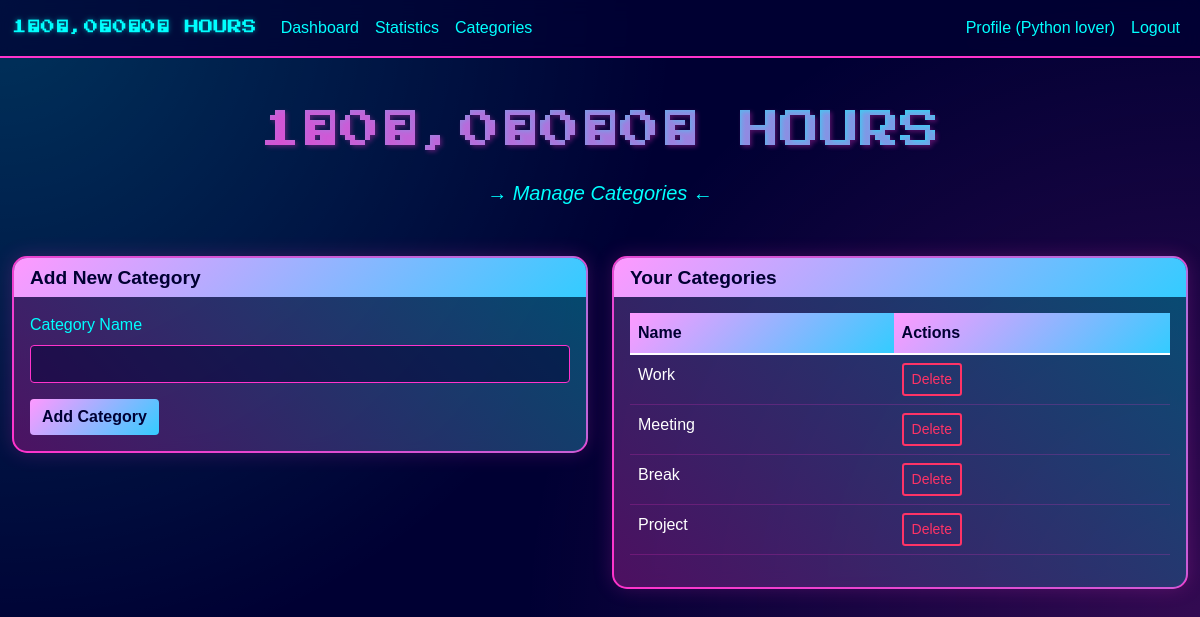
/categories (signed in), run on the app's committed database.
### app.py (models this page shows, shortened)
class User(UserMixin, db.Model):
    id = db.Column(db.Integer, primary_key=True)
    username = db.Column(db.String(80), unique=True, nullable=False)
    email = db.Column(db.String(120), unique=True, nullable=False)
    password_hash = db.Column(db.String(128), nullable=False)
    date_joined = db.Column(db.DateTime, default=datetime.utcnow)
    categories = db.relationship('Category', backref='user', lazy=True)
    entries = db.relationship('TimeEntry', backref='user', lazy=True)

class Category(db.Model):
    id = db.Column(db.Integer, primary_key=True)
    name = db.Column(db.String(50), nullable=False)
    user_id = db.Column(db.Integer, db.ForeignKey('user.id'), nullable=False)
    entries = db.relationship('TimeEntry', backref='category', lazy=True)

### app.py (the view)
@app.route('/categories', methods=['GET', 'POST'])
@login_required
def manage_categories():
    if request.method == 'POST':
        name = request.form.get('name')
        if name:
            category = Category(name=name, user_id=current_user.id)
            db.session.add(category)
            db.session.commit()
    categories = Category.query.filter_by(user_id=current_user.id).all()
    return render_template('categories.html', categories=categories)

### app.py (called while the page is built)
@login_manager.user_loader
def load_user(user_id):
    return User.query.get(int(user_id))

@app.context_processor
def inject_today():
    return {'today': datetime.now().strftime('%Y-%m-%d')}

### templates/categories.html
{% extends "base.html" %}
{% block content %}
<h1 class="text-center mb-4">1⃣0⃣,0⃣0⃣0⃣ HOURS</h1>
<p class="lead text-center mb-5">→ Manage Categories ←</p>
<div class="row">
    <div class="col-md-6">
        <div class="card cyber-border">
            <div class="card-header">
                <h4>Add New Category</h4>
            </div>
            <div class="card-body">
                <form action="{{ url_for('manage_categories') }}" method="POST">
                    <div class="mb-3">
                        <label for="category-name" class="form-label">Category Name</label>
                        <input type="text" class="form-control" id="category-name" name="name" required>
                    </div>
                    <button type="submit" class="btn btn-success">Add Category</button>
                </form>
            </div>
        </div>
    </div>
    <div class="col-md-6">
        <div class="card cyber-border">
            <div class="card-header">
                <h4>Your Categories</h4>
            </div>
            <div class="card-body">
                <div class="table-responsive">
                    <table class="table">
                        <thead>
                            <tr>
                                <th>Name</th>
                                <th>Actions</th>
                            </tr>
                        </thead>
                        <tbody>
                            {% for category in categories %}
                            <tr>
                                <td>{{ category.name }}</td>
                                <td>
                                    <form action="{{ url_for('delete_category', category_id=category.id) }}" method="POST" class="d-inline" onsubmit="return confirm('Are you sure? This will only delete the category if it has no entries.')">
                                        <button type="submit" class="btn btn-sm btn-outline-danger">Delete</button>
                                    </form>
                                </td>
                            </tr>
                            {% endfor %}
                        </tbody>
                    </table>
                </div>
            </div>
        </div>
    </div>
</div>
{% endblock %}

### templates/base.html (shortened to what this page needs)
<!DOCTYPE html>
<html lang="en">
<head>
    <link href="https://cdn.jsdelivr.net/npm/bootstrap@5.1.3/dist/css/bootstrap.min.css" rel="stylesheet">
    <link href="{{ url_for('static', filename='css/style.css') }}" rel="stylesheet">
</head>
<body>
    <nav class="navbar navbar-expand-lg navbar-dark">
        <div class="container">
            <a class="navbar-brand" href="/">1⃣0⃣,0⃣0⃣0⃣ HOURS</a>
            <div class="collapse navbar-collapse" id="navbarNav">
                <ul class="navbar-nav">
                    {% if current_user.is_authenticated %}
                    <li class="nav-item">
                        <a class="nav-link" href="{{ url_for('dashboard') }}">Dashboard</a>
                    </li>
                    <li class="nav-item">
                        <a class="nav-link" href="{{ url_for('stats') }}">Statistics</a>
                    </li>
                    <li class="nav-item">
                        <a class="nav-link" href="{{ url_for('manage_categories') }}">Categories</a>
                    </li>
                    {% endif %}
                </ul>
                <ul class="navbar-nav ms-auto">
                    {% if current_user.is_authenticated %}
                    <li class="nav-item">
                        <a class="nav-link" href="{{ url_for('profile') }}">Profile ({{ current_user.username }})</a>
                    </li>
                    <li class="nav-item">
                        <a class="nav-link" href="{{ url_for('logout') }}">Logout</a>
                    </li>
                    {% endif %}
                </ul>
            </div>
        </div>
    </nav>
    <div class="container mt-5">
        {% block content %}{% endblock %}
    </div>
</body>
</html>

### static/css/style.css (style rules this page uses)
:root { --primary-color: #FF33CC; --secondary-color: #00FFFF; --gradient-1: linear-gradient(45deg, #FF33CC, #00FFFF); --gradient-2: linear-gradient(135deg, #FF99FF, #33CCFF); }
body { background-color: #000033; color: #FFFFFF; font-family: 'Arial', sans-serif; background-image: radial-gradient(circle at 100% 100%, rgba(255, 51, 204, 0.2) 0%, transparent 50%), radial-gradient(circle at 0% 0%, rgba(0, 255, 255, 0.2) 0%, transparent 50%); }
.container { max-width: 1200px; }
h1 { font-family: 'Press Start 2P', cursive; color: transparent; background: var(--gradient-1); -webkit-background-clip: text; background-clip: text; text-shadow: 2px 2px 4px rgba(255, 51, 204, 0.3); margin-bottom: 1rem; }
.lead { color: var(--secondary-color); font-style: italic; }
.card { background: rgba(0, 0, 51, 0.7); border: 2px solid var(--primary-color); border-radius: 15px; backdrop-filter: blur(10px); margin-bottom: 2rem; box-shadow: 0 0 20px rgba(255, 51, 204, 0.2); }
.card-header { background: var(--gradient-2); border-bottom: none; border-radius: 13px 13px 0 0 !important; }
.card-header h4 { color: #000033; font-weight: bold; margin: 0; font-size: 1.2rem; }
.form-control, .form-select { background: rgba(0, 0, 51, 0.5); border: 1px solid var(--primary-color); color: #FFFFFF; }
.btn-success { background: var(--gradient-2); border: none; color: #000033; font-weight: bold; }
.btn-outline-danger { border: 2px solid #ff3366; color: #ff3366; background: transparent; }
.table { color: #FFFFFF; }
.table thead th { background: var(--gradient-2); color: #000033; border: none; }
.table tbody td { border-color: rgba(255, 51, 204, 0.2); }
.cyber-border { position: relative; }
.cyber-border::before { content: ''; position: absolute; top: -2px; left: -2px; right: -2px; bottom: -2px; background: var(--gradient-1); z-index: -1; border-radius: 17px; opacity: 0.3; }
.navbar { background: rgba(0, 0, 51, 0.7); border-bottom: 2px solid var(--primary-color); backdrop-filter: blur(10px); }
.navbar-brand { font-family: 'Press Start 2P', cursive; font-size: 0.9rem; color: var(--secondary-color) !important; text-shadow: 0 0 5px rgba(0, 255, 255, 0.5); }
.nav-link { color: var(--secondary-color) !important; transition: all 0.3s ease; }
.form-label { color: var(--secondary-color); }

### data on the page
User: username "Python lover"
Category: name "Work"
Category: name "Meeting"
Category: name "Break"
Category: name "Project"
